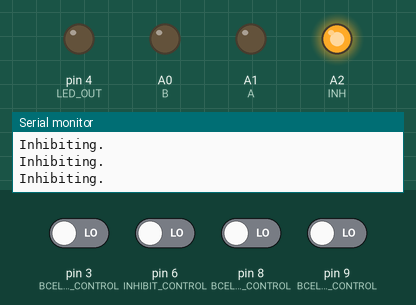
Simulated run of this sketch. Board: Arduino Uno, built with avr-gcc and run on an emulated ATmega328P. On the bench: output pins drawn as LEDs (lit = HIGH), the last lines printed to the serial monitor. The test bench sets the inputs (shaded band); at power-on: pin 3 (BCELL_1_CONTROL), pin 6 (INHIBIT_CONTROL), pin 8 (BCELL_2_CONTROL), pin 9 (BCELL_3_CONTROL) LOW.

Above: at 1.2 s.
1.3 s: pin 8 (BCELL_2_CONTROL) driven HIGH
At 2.1 s:
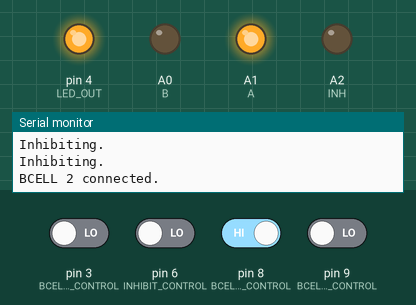
4.3 s: pin 3 (BCELL_1_CONTROL) driven HIGH
At 6.5 s:
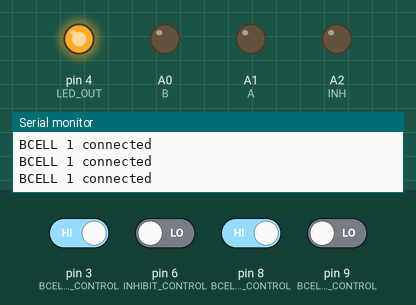
6.8 s: pin 6 (INHIBIT_CONTROL) driven HIGH
At 7.5 s:
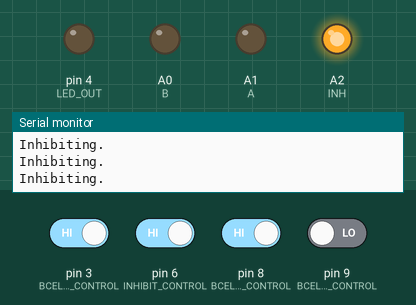
8.3 s: pin 6 (INHIBIT_CONTROL) driven LOW
At 8.7 s:
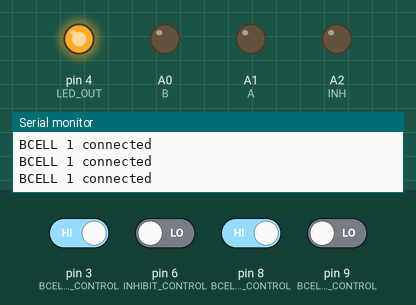
9.8 s: pin 3 (BCELL_1_CONTROL) driven LOW
At 11.6 s:
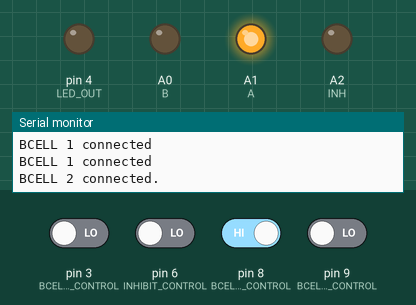
12.8 s: pin 8 (BCELL_2_CONTROL) driven LOW and pin 9 (BCELL_3_CONTROL) driven HIGH
At 14.22 s:
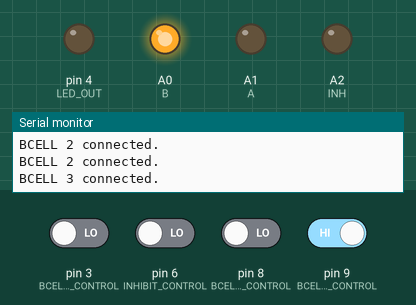
Timing chart, 0 to 16.8 s (numbered marks = the images above; inputs shaded):
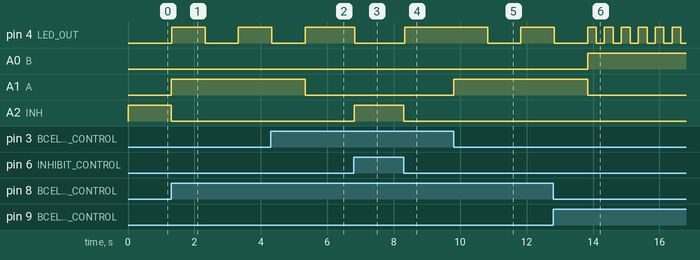

The sketch:

test_board.ino
```cpp
int A = A1;
int B = A0;
int INH = A2;
int LED_OUT = 4;
int BCELL_3_CONTROL = 9;
int BCELL_2_CONTROL = 8;
int BCELL_1_CONTROL = 3;
int INHIBIT_CONTROL = 6;
int last_instr = 0;
//test
void setup() {
  // put your setup code here, to run once:
  pinMode(A, OUTPUT);
  pinMode(B, OUTPUT);
  pinMode(INH, OUTPUT);
  pinMode(LED_OUT, OUTPUT);
  pinMode(BCELL_3_CONTROL, INPUT);
  pinMode(BCELL_2_CONTROL, INPUT);
  pinMode(BCELL_1_CONTROL, INPUT);
  pinMode(INHIBIT_CONTROL, INPUT);
  Serial.begin(9600);
}

void blink_LED(int amount) {
  if (amount > 0) {
    digitalWrite(LED_OUT, HIGH);
    delay(amount);
    digitalWrite(LED_OUT, LOW);
    delay(amount);
    digitalWrite(LED_OUT, HIGH);
  } else if (amount < 0) {
    digitalWrite(LED_OUT, HIGH);
  } else {
    digitalWrite(LED_OUT, LOW);
  }
  //Serial.print("Exiting\n");
  return;
}
void loop() {
  int amount = 0;
//  Serial.print("\nReading BCELL1 CONTROL: ");
//  Serial.print(digitalRead(BCELL_1_CONTROL));
//
//  Serial.print("\nReading BCELL2 CONTROL: ");
//  Serial.print(digitalRead(BCELL_2_CONTROL));
//
//  Serial.print("\nReading BCELL3 CONTROL: ");
//  Serial.print(digitalRead(BCELL_3_CONTROL));
//
//  Serial.print("\nReading INHIBIT CONTROL: ");
//  Serial.print(digitalRead(INHIBIT_CONTROL));
//
//  Serial.print("\n");

  if (digitalRead(INHIBIT_CONTROL)) {
    last_instr = 0;
  } else if (digitalRead(BCELL_1_CONTROL)) {
    last_instr = 1;
  } else if (digitalRead(BCELL_2_CONTROL)) {
    last_instr = 2;
  } else if (digitalRead(BCELL_3_CONTROL)) {
    last_instr = 3;
  }
  // put your main code here, to run repeatedly:
  if (last_instr == 0) {
    amount = 0;
    digitalWrite(INH, HIGH);
    digitalWrite(A, LOW);
    digitalWrite(B, LOW);
    Serial.print("Inhibiting.\n");
  } else if (last_instr == 1) {
    amount = -1;
    digitalWrite(INH, LOW);
    digitalWrite(A, LOW);
    digitalWrite(B, LOW);
    Serial.print("BCELL 1 connected\n");
  } else if (last_instr == 2) {
    amount = 1000;
    digitalWrite(INH, LOW);
    digitalWrite(A, HIGH);
    digitalWrite(B, LOW);
    Serial.print("BCELL 2 connected.\n");
  } else if (last_instr == 3){
    amount = 250;
    digitalWrite(INH, LOW);
    digitalWrite(A, LOW);
    digitalWrite(B, HIGH);
    Serial.print("BCELL 3 connected.\n");
  }
  delay(10);
  blink_LED(amount);
}
```

Measured:
- after the input at 1.3 s, pin 4 (LED_OUT): LOW → HIGH at once, → LOW 1.0 s later, → HIGH 1.0 s later; A1 (A): LOW → HIGH at once; A2 (INH): HIGH → LOW at once
- after the input at 4.3 s, pin 4 (LED_OUT): goes on until 5.3 s, then stays HIGH; A1 (A): HIGH → LOW after 1.0 s
- after the input at 6.8 s, pin 4 (LED_OUT): HIGH → LOW at once; A2 (INH): LOW → HIGH at once
- after the input at 8.3 s, pin 4 (LED_OUT): LOW → HIGH at once; A2 (INH): HIGH → LOW at once
- after the input at 9.8 s, pin 4 (LED_OUT): HIGH → LOW after 1.0 s, → HIGH 1.0 s later; A1 (A): LOW → HIGH at once
- after the input at 12.8 s, A0 (B): LOW → HIGH after 1.0 s; A1 (A): HIGH → LOW after 1.0 s
